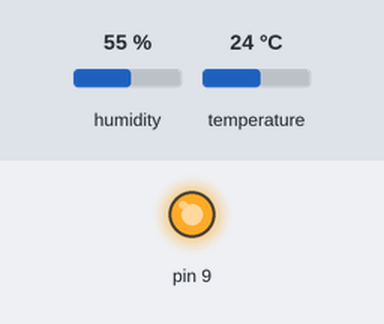
The sketch below on a simulated Arduino Uno, built with avr-gcc and run on an emulated ATmega328P. Parts: output pins drawn as LEDs (lit = HIGH). The inputs (shaded band) are chosen by the test bench; at power-on: temperature 24 °C, humidity 55 %.

Above: at 2.8 s.
2.9 s: temperature set to 28 °C
5.6 s: temperature set to 31 °C
At 6.4 s:
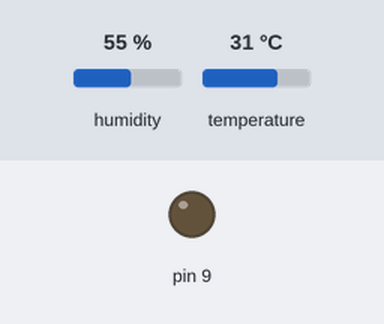
8.3 s: temperature set to 12 °C
At 11.1 s:
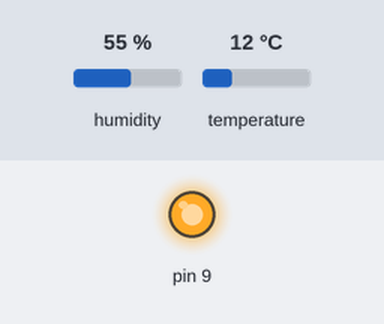
11.6 s: temperature set to 33 °C
At 13.5 s:
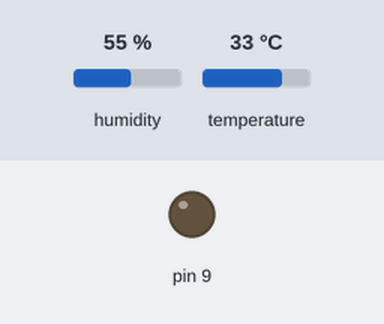
Timing chart, 0 to 15.0 s (numbered marks = the images above; inputs shaded):
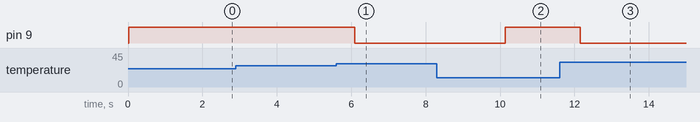

Measured:
- the behaviour switches between 29 and 30 °C on temperature (found by bisection; images 0 and 1)
- after the input at 2.9 s, every drawn part: stays the same
- after the input at 5.6 s, pin 9: HIGH → LOW after 0.49 s
- after the input at 8.3 s, pin 9: LOW → HIGH after 1.8 s
- after the input at 11.6 s, pin 9: HIGH → LOW after 0.56 s

The sketch:

wenshidu.ino
```cpp
#include "DHT.h"
#define DHTPIN 8
#define DHTTYPE DHT11
DHT dht(DHTPIN, DHTTYPE);
void setup() {
  Serial.begin(9600);
  pinMode(9,OUTPUT);
  dht.begin();
}
void loop() {
  float shidu = dht.readHumidity();
  float wendu = dht.readTemperature();
  if(int(wendu) >= 30)
  {
    digitalWrite(9, LOW);
   }
   else{
    digitalWrite(9, HIGH);
   }

}
```
